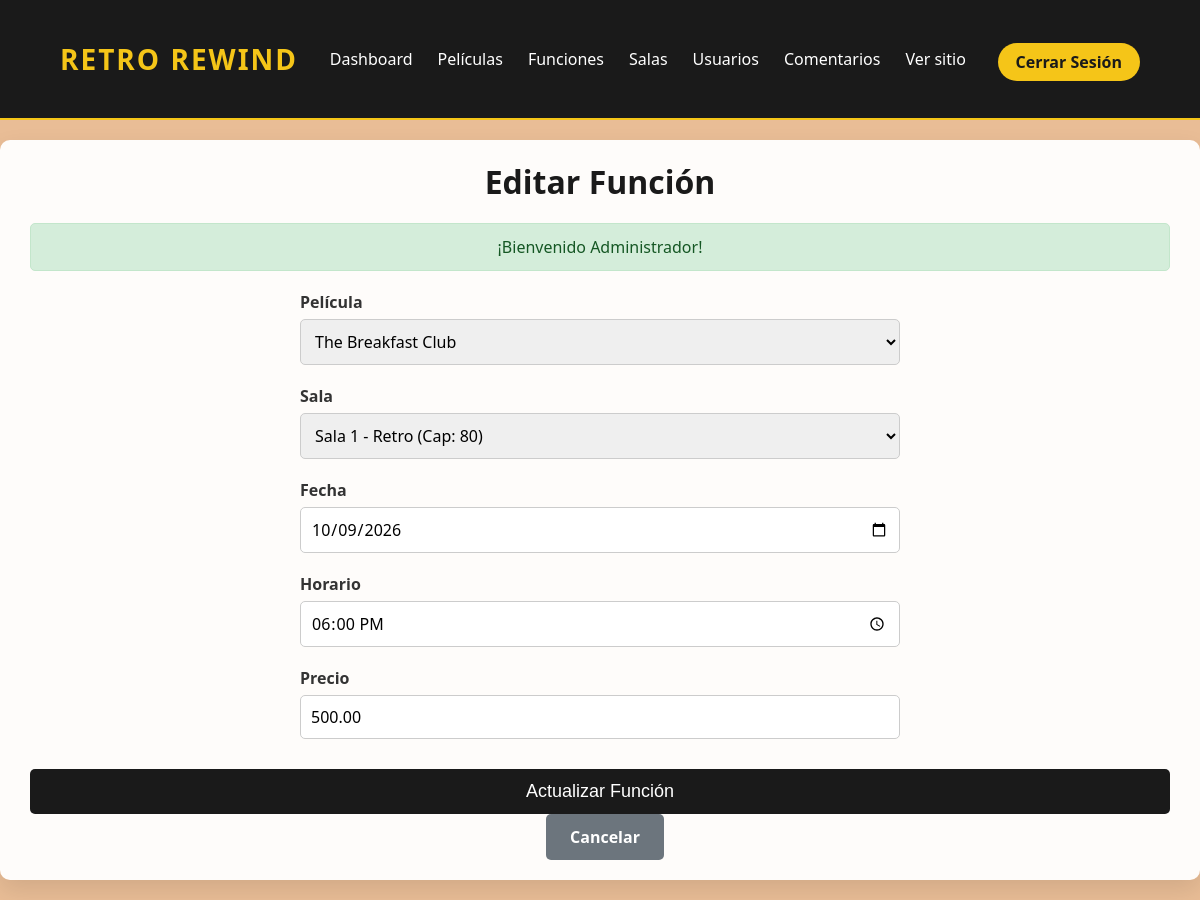
Page /public/?ruta=admin_funciones_editar&id=1 (signed in) on the committed database.
### tables this page shows
CREATE TABLE `funciones` (
  `id_funcion` int(11) NOT NULL AUTO_INCREMENT,
  `id_pelicula` int(11) NOT NULL,
  `id_sala` int(11) NOT NULL,
  `fecha` date NOT NULL,
  `horario` time NOT NULL,
  `precio` decimal(10,2) NOT NULL,
  `activo` tinyint(1) NOT NULL DEFAULT 1,
  PRIMARY KEY (`id_funcion`),
  FOREIGN KEY (`id_pelicula`) REFERENCES `peliculas`(`id_pelicula`) ON DELETE RESTRICT,
  FOREIGN KEY (`id_sala`) REFERENCES `salas`(`id_sala`) ON DELETE RESTRICT
);

CREATE TABLE `peliculas` (
  `id_pelicula` int(11) NOT NULL AUTO_INCREMENT,
  `titulo` varchar(150) NOT NULL,
  `descripcion` text NOT NULL,
  `duracion` int(11) NOT NULL,
  `genero` varchar(50) NOT NULL,
  `clasificacion` varchar(10) NOT NULL,
  `anio_estreno` int(11) NOT NULL,
  `posterurl` varchar(255) NOT NULL,
  `trailerurl` varchar(255) DEFAULT NULL,
  `puntaje` decimal(3,1) DEFAULT NULL,
  `destacada` tinyint(1) NOT NULL DEFAULT 0,
  `activo` tinyint(1) NOT NULL DEFAULT 1,
  PRIMARY KEY (`id_pelicula`)
);

CREATE TABLE `salas` (
  `id_sala` int(11) NOT NULL AUTO_INCREMENT,
  `nombre` varchar(50) NOT NULL,
  `capacidad` int(11) NOT NULL,
  `activo` tinyint(1) NOT NULL DEFAULT 1,
  PRIMARY KEY (`id_sala`)
);

### controladores/AdminControlador.php (called while the page is built, shortened)
<?php
require_once __DIR__ . '/../models/PeliculaModelo.php';
require_once __DIR__ . '/../models/SalaModelo.php';
require_once __DIR__ . '/../models/FuncionModelo.php';
require_once __DIR__ . '/../helpers/funciones.php';
class AdminControlador {
    public function editarFuncion() {
        $id = isset($_GET['id']) ? intval($_GET['id']) : 0;
        $funcion = FuncionModelo::obtenerPorId($id);
        $peliculas = PeliculaModelo::obtenerTodas();
        $salas = SalaModelo::obtenerTodas();
        $mensaje = getMensaje();
        require_once __DIR__ . '/../views/admin/funciones/editar.php';
    }
}
?>

### helpers/funciones.php (called while the page is built, shortened)
<?php
function getMensaje() {
    if (isset($_SESSION['mensaje'])) {
        $mensaje = $_SESSION['mensaje'];
        return $mensaje;
    }
    return null;
}
?>

### models/FuncionModelo.php (called while the page is built, shortened)
<?php
class FuncionModelo {
    public static function obtenerPorId($id) {
        $db = ConexionBD::getInstancia()->getConexion();
        $stmt = $db->prepare("SELECT f.*, p.titulo as pelicula_titulo, p.posterurl, s.nombre as sala_nombre, s.capacidad
                              FROM funciones f
                              JOIN peliculas p ON f.id_pelicula = p.id_pelicula
                              JOIN salas s ON f.id_sala = s.id_sala
                              WHERE f.id_funcion = ? AND f.activo = 1");
        $stmt->execute([$id]);
        return $stmt->fetch();
    }
}
?>

### models/PeliculaModelo.php (called while the page is built, shortened)
<?php
class PeliculaModelo {
    public static function obtenerTodas($limit = null, $offset = null) {
        $db = ConexionBD::getInstancia()->getConexion();
        $sql = "SELECT * FROM peliculas WHERE activo = 1 ORDER BY id_pelicula DESC";
        $stmt = $db->prepare($sql);
        $stmt->execute();
        return $stmt->fetchAll();
    }
}
?>

### models/SalaModelo.php (called while the page is built, shortened)
<?php
class SalaModelo {
    public static function obtenerTodas() {
        $db = ConexionBD::getInstancia()->getConexion();
        $stmt = $db->query("SELECT * FROM salas WHERE activo = 1 ORDER BY id_sala");
        return $stmt->fetchAll();
    }
}
?>

### views/admin/funciones/editar.php (the view, shortened to what this page needs)
<!DOCTYPE html>
<html lang="es">
<head>
    <link rel="stylesheet" href="<?php echo BASE_URL; ?>css/estilos.css">
</head>
<body>
    <header>
        <nav class="navbar">
            <h1><?php echo SITE_NAME; ?></h1>
            <ul>
                <li><a href="<?php echo BASE_URL; ?>?ruta=admin">Dashboard</a></li>
                <li><a href="<?php echo BASE_URL; ?>?ruta=admin_peliculas">Películas</a></li>
                <li><a href="<?php echo BASE_URL; ?>?ruta=admin_funciones">Funciones</a></li>
                <li><a href="<?php echo BASE_URL; ?>?ruta=admin_salas">Salas</a></li>
                <li><a href="<?php echo BASE_URL; ?>?ruta=admin_usuarios">Usuarios</a></li>
                <li><a href="<?php echo BASE_URL; ?>?ruta=admin_comentarios">Comentarios</a></li>
                <li><a href="<?php echo BASE_URL; ?>?ruta=home">Ver sitio</a></li>
            </ul>
            <div class="button">
                <a href="<?php echo BASE_URL; ?>?ruta=logout">
                    <p>Cerrar Sesión</p>
                </a>
            </div>
        </nav>
    </header>
    <div class="admin-form">
        <h1> Editar Función</h1>
        <?php if (isset($mensaje)): ?>
            <div class="mensaje <?php echo $mensaje['tipo']; ?>">
                <?php echo $mensaje['texto']; ?>
            </div>
        <?php endif; ?>
        <form action="<?php echo BASE_URL; ?>?ruta=admin_funciones_editar&id=<?php echo $funcion['id_funcion']; ?>" method="POST">
            <div class="input-group">
                <label for="id_pelicula">Película</label>
                <select id="id_pelicula" name="id_pelicula" required>
                    <?php foreach ($peliculas as $pelicula): ?>
                        <option value="<?php echo $pelicula['id_pelicula']; ?>" <?php echo $pelicula['id_pelicula'] == $funcion['id_pelicula'] ? 'selected' : ''; ?>>
                            <?php echo $pelicula['titulo']; ?>
                        </option>
                    <?php endforeach; ?>
                </select>
            </div>
            <div class="input-group">
                <label for="id_sala">Sala</label>
                <select id="id_sala" name="id_sala" required>
                    <?php foreach ($salas as $sala): ?>
                        <option value="<?php echo $sala['id_sala']; ?>" <?php echo $sala['id_sala'] == $funcion['id_sala'] ? 'selected' : ''; ?>>
                            <?php echo $sala['nombre']; ?> (Cap: <?php echo $sala['capacidad']; ?>)
                        </option>
                    <?php endforeach; ?>
                </select>
            </div>
            <div class="input-group">
                <label for="fecha">Fecha</label>
                <input type="date" id="fecha" name="fecha" value="<?php echo $funcion['fecha']; ?>" required>
            </div>
            <div class="input-group">
                <label for="horario">Horario</label>
                <input type="time" id="horario" name="horario" value="<?php echo substr($funcion['horario'], 0, 5); ?>" required>
            </div>
            <div class="input-group">
                <label for="precio">Precio</label>
                <input type="number" id="precio" name="precio" step="0.01" value="<?php echo $funcion['precio']; ?>" required>
            </div>
            <button type="submit" class="btn-login">Actualizar Función</button>
            <a href="<?php echo BASE_URL; ?>?ruta=admin_funciones" class="btn-cancel">Cancelar</a>
        </form>
    </div>
</body>
</html>

### public/css/estilos.css (style rules this page uses)
* { margin: 0; padding: 0; box-sizing: border-box; }
body { background-color: #e9bd96; text-align: center; margin: 0; padding: 0; font-family: 'Segoe UI', Tahoma, Geneva, Verdana, sans-serif; padding-top: 120px; }
a { text-decoration: none; }
.navbar { position: fixed; top: 0; width: 100%; height: 120px; z-index: 1000; background-color: #1a1a1a; border-bottom: 2px solid #f5c518; display: flex; align-items: center; justify-content: space-between; padding: 0 5%; flex-wrap: wrap; gap: 15px; box-sizing: border-box; }
.navbar h1 { color: #f5c518; margin: 0; font-size: 28px; letter-spacing: 2px; width: auto; font-weight: 700; }
.navbar ul { display: flex; list-style: none; margin: 0; padding: 0; gap: 25px; flex-wrap: wrap; justify-content: center; }
.navbar ul li a { color: white; text-decoration: none; font-weight: 500; font-size: 16px; transition: 0.3s; }
.button { background-color: #f5c518; padding: 8px 18px; border-radius: 30px; transition: 0.3s; flex-shrink: 0; white-space: nowrap; margin-top: 5px; }
.button a { text-decoration: none; color: #1a1a1a; font-weight: bold; }
.button a p { margin: 0; }
.btn-login { width: 100%; background-color: #1a1a1a; color: white; padding: 12px; border: none; border-radius: 5px; cursor: pointer; font-size: 18px; margin-top: 10px; transition: 0.3s; }
.input-group { margin-bottom: 20px; text-align: left; }
.input-group label { display: block; margin-bottom: 6px; font-weight: bold; color: #333; }
.input-group input, .input-group select, .input-group textarea { width: 100%; padding: 10px; border: 1px solid #ccc; border-radius: 5px; font-size: 16px; box-sizing: border-box; font-family: inherit; }
.mensaje { padding: 12px 20px; margin-bottom: 20px; border-radius: 5px; font-weight: 500; text-align: center; }
.mensaje.success { background-color: #d4edda; color: #155724; border: 1px solid #c3e6cb; }
.admin-dashboard, .admin-section, .admin-form { max-width: 1200px; margin: 20px auto; padding: 20px 30px; background: rgba(255, 255, 255, 0.95); border-radius: 10px; box-shadow: 0 10px 25px rgba(0, 0, 0, 0.1); }
.admin-dashboard h1, .admin-section h1, .admin-form h1 { font-size: 2rem; color: #1a1a1a; margin-bottom: 20px; }
.admin-form .input-group { max-width: 600px; margin-left: auto; margin-right: auto; }
.btn-cancel { display: inline-block; background-color: #6c757d; color: white; padding: 12px 24px; border-radius: 5px; font-weight: bold; transition: 0.3s; margin-left: 10px; }

### rows in the picture
funciones: id_pelicula "The Breakfast Club", id_sala "Sala 1 - Retro (Cap: 80)", fecha "10/09/2026", horario "18:00", precio "500.00"

### other values in the picture
SITE_NAME "RETRO REWIND"
$mensaje['texto'] "¡Bienvenido Administrador!"
